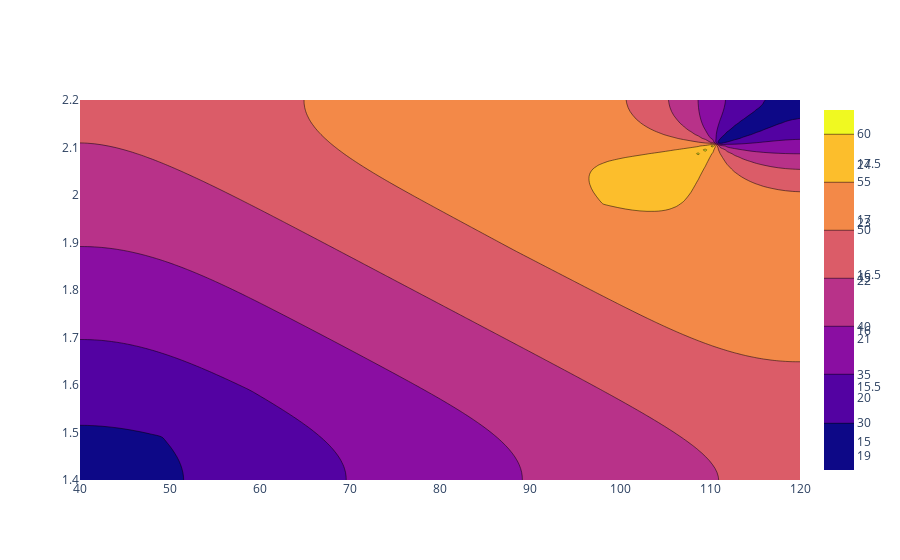

The cell this chart's notebook holds for it:
### Markdown cell above
__THIRD CELL OF PROBLEM 2:__

e. To be most useful, your contour plot should have only three levels, low bmi, good bmi, and high bmi. The cut-offs for these are 18 and 25, your graph should look like the one below (the colors don't matter).

![BMI Plot 2](bmi.png)

### Code cell
low=[]
good=[]
high=[]

for row in bmi:
    for i in row:
        i = float(i)      
        if i < 18:
            low.append(i)
        elif i > 25:
            high.append(i)
        else:
            good.append(i)


tracelow = go.Contour(
    x = w,
    y = h,
    z = low,
    name = 'Low BMI',
    showlegend = False,
    #marker = dict( color = "rgb(0,0,255)",
                   #opacity = 0.5
                 #)
)
tracegood = go.Contour(
    x = w,
    y = h,
    z = good,
    name = 'Good BMI',
    showlegend = False,
   # marker = dict( color = "rgb(0,255,0)",
              #     opacity = 0.5
                # )
)
tracehigh = go.Contour(
    x = w,
    y = h,
    z = high,
    name = 'High BMI',
    showlegend = False,
    #marker = dict( color = "rgb(255,0,0)",
               #    opacity = 0.5
               #  )
)
data = [tracelow, tracegood, tracehigh]
fig = go.Figure(data)

fig.show()
